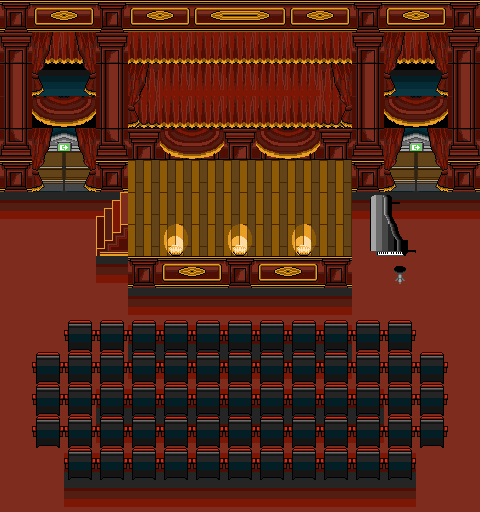

Rendered tile map (Tiled .tmx) drawn with the repository's tilesets; below, a short description and the full map source, tile grids included:
An orthogonal 15x16 tile map with 32x32 px tiles, 8 tile layers (colliders, start, radio, exit_main, ...), 4 tilesets.

<map version="1.5" tiledversion="1.7.2" orientation="orthogonal" renderorder="right-down" width="15" height="16" tilewidth="32" tileheight="32" infinite="0" nextlayerid="11" nextobjectid="1">
 <editorsettings>
  <export target="Stage1..json" format="json" />
 </editorsettings>
 <tileset firstgid="1" name="STAGE2" tilewidth="32" tileheight="32" tilecount="64" columns="8">
  <image source="../Assets/STAGE2.png" width="256" height="256" />
 </tileset>
 <tileset firstgid="65" name="mapUtilities" tilewidth="32" tileheight="32" tilecount="9" columns="9">
  <image source="../Assets/mapUtilities.png" width="288" height="32" />
 </tileset>
 <tileset firstgid="74" name="spot3" tilewidth="32" tileheight="32" tilecount="180" columns="15">
  <image source="../Assets/spot3.png" width="480" height="384" />
 </tileset>
 <tileset firstgid="254" name="floortileset" tilewidth="32" tileheight="32" tilecount="64" columns="8">
  <image source="../Assets/floortileset.png" width="256" height="256" />
  <tile id="33">
   <properties>
    <property name="colliders" type="bool" value="true" />
   </properties>
  </tile>
 </tileset>
 <layer id="6" name="colliders" width="15" height="16">
  <data encoding="csv">
0,0,0,0,0,0,0,0,0,0,0,0,0,0,0,
0,0,0,0,0,0,0,0,0,0,0,0,0,0,0,
0,0,0,0,0,0,0,0,0,0,0,0,0,0,0,
0,0,0,0,287,0,0,287,0,0,287,0,0,0,0,
287,287,287,287,0,287,287,0,287,287,0,287,287,287,287,
0,0,0,0,0,0,0,0,0,0,0,0,0,0,0,
287,0,0,0,0,0,0,0,0,0,0,0,0,0,287,
287,0,0,0,0,0,0,0,0,0,0,0,287,0,287,
287,0,0,287,287,287,287,287,287,287,287,0,0,0,287,
287,0,0,0,0,0,0,0,0,0,0,0,0,0,287,
287,0,0,0,0,0,0,0,0,0,0,0,0,0,287,
287,0,0,0,0,0,0,0,0,0,0,0,0,0,287,
287,0,0,0,0,0,0,0,0,0,0,0,0,0,287,
287,0,0,0,0,0,0,0,0,0,0,0,0,0,287,
287,0,0,0,0,0,0,0,0,0,0,0,0,0,287,
287,287,287,287,287,287,287,287,287,287,287,287,287,287,287
</data>
 </layer>
 <layer id="7" name="start" width="15" height="16">
  <data encoding="csv">
0,0,0,0,0,0,0,0,0,0,0,0,0,0,0,
0,0,0,0,0,0,0,0,0,0,0,0,0,0,0,
0,0,0,0,0,0,0,0,0,0,0,0,0,0,0,
0,0,0,0,0,0,0,0,0,0,0,0,0,0,0,
0,0,0,0,0,0,0,0,0,0,0,0,0,0,0,
0,0,0,0,0,0,0,0,0,0,0,0,263,263,0,
0,0,0,0,0,0,0,0,0,0,0,0,0,0,0,
0,0,0,0,0,0,0,0,0,0,0,0,0,0,0,
0,0,0,0,0,0,0,0,0,0,0,0,0,0,0,
0,0,0,0,0,0,0,0,0,0,0,0,0,0,0,
0,0,0,0,0,0,0,0,0,0,0,0,0,0,0,
0,0,0,0,0,0,0,0,0,0,0,0,0,0,0,
0,0,0,0,0,0,0,0,0,0,0,0,0,0,0,
0,0,0,0,0,0,0,0,0,0,0,0,0,0,0,
0,0,0,0,0,0,0,0,0,0,0,0,0,0,0,
0,0,0,0,0,0,0,0,0,0,0,0,0,0,0
</data>
 </layer>
 <layer id="10" name="radio" width="15" height="16">
  <properties>
   <property name="playAudio" value="https://antenne-th.divicon-stream.net/antth_atdeutsch_cbRE-mp3-192" />
  </properties>
  <data encoding="csv">
0,0,0,0,0,0,0,0,0,0,0,0,0,0,0,
0,0,0,0,0,0,0,0,0,0,0,0,0,0,0,
0,0,0,0,0,0,0,0,0,0,0,0,0,0,0,
0,0,0,0,0,0,0,0,0,0,0,0,0,0,0,
0,0,0,0,0,0,0,0,0,0,0,0,0,0,0,
0,0,0,0,0,0,0,0,0,0,0,0,0,0,0,
0,70,0,0,0,0,0,0,0,0,0,0,0,70,0,
0,70,0,0,0,0,0,0,0,0,0,0,0,70,0,
0,70,0,0,0,0,0,0,0,0,0,0,0,70,0,
0,70,0,0,0,0,0,0,0,0,0,0,0,70,0,
0,70,70,70,70,70,70,70,70,70,70,70,70,70,0,
0,70,70,70,70,70,70,70,70,70,70,70,70,70,0,
0,70,70,70,70,70,70,70,70,70,70,70,70,70,0,
0,70,70,70,70,70,70,70,70,70,70,70,70,70,0,
0,70,70,70,70,70,70,70,70,70,70,70,70,70,0,
0,0,0,0,0,0,0,0,0,0,0,0,0,0,0
</data>
 </layer>
 <layer id="8" name="exit_main" width="15" height="16">
  <properties>
   <property name="exitUrl" value="../../../global/schieron.github.io/Ilmpro/Ilmpromap.json" />
  </properties>
  <data encoding="csv">
0,0,0,0,0,0,0,0,0,0,0,0,0,0,0,
0,0,0,0,0,0,0,0,0,0,0,0,0,0,0,
0,0,0,0,0,0,0,0,0,0,0,0,0,0,0,
0,0,0,0,0,0,0,0,0,0,0,0,0,0,0,
0,0,0,0,0,0,0,0,0,0,0,0,0,0,0,
0,65,65,0,0,0,0,0,0,0,0,0,0,0,0,
0,0,0,0,0,0,0,0,0,0,0,0,0,0,0,
0,0,0,0,0,0,0,0,0,0,0,0,0,0,0,
0,0,0,0,0,0,0,0,0,0,0,0,0,0,0,
0,0,0,0,0,0,0,0,0,0,0,0,0,0,0,
0,0,0,0,0,0,0,0,0,0,0,0,0,0,0,
0,0,0,0,0,0,0,0,0,0,0,0,0,0,0,
0,0,0,0,0,0,0,0,0,0,0,0,0,0,0,
0,0,0,0,0,0,0,0,0,0,0,0,0,0,0,
0,0,0,0,0,0,0,0,0,0,0,0,0,0,0,
0,0,0,0,0,0,0,0,0,0,0,0,0,0,0
</data>
 </layer>
 <layer id="9" name="stage1buehne" width="15" height="16">
  <properties>
   <property name="jitsiConfig" value="{ &quot;startWithAudioMuted&quot;: true }" />
   <property name="jitsiInterfaceConfig " value="{ &quot;DEFAULT_BACKGROUND&quot;: &quot;#791F08&quot; }" />
   <property name="jitsiRoom" value="stage1buehne" />
  </properties>
  <data encoding="csv">
0,0,0,0,0,0,0,0,0,0,0,0,0,0,0,
0,0,0,0,0,0,0,0,0,0,0,0,0,0,0,
0,0,0,0,0,0,0,0,0,0,0,0,0,0,0,
0,0,0,0,0,0,0,0,0,0,0,0,0,0,0,
0,0,0,0,0,0,0,0,0,0,0,0,0,0,0,
0,0,0,0,0,275,275,275,275,275,0,0,0,0,0,
0,0,0,0,0,275,275,275,275,275,0,0,0,0,0,
0,0,0,0,0,275,275,275,275,275,0,0,0,0,0,
0,0,0,0,0,275,0,0,0,0,0,0,0,0,0,
0,0,0,0,0,0,0,0,0,0,0,0,0,0,0,
0,0,0,0,0,0,0,0,0,0,0,0,0,0,0,
0,0,0,0,0,0,0,0,0,0,0,0,0,0,0,
0,0,0,0,0,0,0,0,0,0,0,0,0,0,0,
0,0,0,0,0,0,0,0,0,0,0,0,0,0,0,
0,0,0,0,0,0,0,0,0,0,0,0,0,0,0,
0,0,0,0,0,0,0,0,0,0,0,0,0,0,0
</data>
 </layer>
 <layer id="2" name="Background" width="15" height="16">
  <data encoding="csv">
0,0,0,0,0,0,0,0,0,0,0,0,0,0,0,
0,7,7,0,0,0,0,0,0,0,0,0,7,7,0,
0,38,38,0,0,0,0,0,0,0,0,0,38,38,0,
0,0,0,0,0,0,0,0,0,0,0,0,0,0,0,
0,22,21,0,0,0,0,0,0,0,0,0,22,21,0,
0,19,20,0,5,5,5,5,5,5,5,0,19,20,0,
14,14,14,14,5,5,5,5,5,5,5,14,14,14,14,
23,23,23,23,5,26,5,26,5,26,5,23,23,23,23,
23,23,23,14,5,5,5,5,5,5,5,23,23,23,23,
23,23,23,23,14,14,14,14,14,14,14,23,23,23,23,
23,23,23,23,13,13,13,13,13,13,13,23,23,23,23,
23,23,23,23,14,14,14,14,14,14,14,23,23,23,23,
23,23,23,13,13,13,13,13,13,13,13,13,23,23,23,
23,23,23,14,14,14,14,14,14,14,14,14,23,23,23,
23,23,13,13,13,13,13,13,13,13,13,13,13,23,23,
23,23,14,14,14,14,14,14,14,14,14,14,14,23,23
</data>
 </layer>
 <objectgroup id="5" name="floorLayer" />
 <layer id="3" name="Stage" width="15" height="16">
  <data encoding="csv">
2,3,4,2,3,4,3,37,4,3,4,2,3,4,2,
1,24,25,1,7,7,7,7,7,7,7,1,24,25,1,
18,30,31,18,9,8,8,8,8,8,10,18,30,31,18,
18,34,35,18,11,7,7,7,7,7,12,18,34,35,18,
17,24,25,17,1,15,16,1,15,16,1,17,24,25,17,
2,30,31,2,0,0,0,0,0,0,0,2,30,31,2,
0,0,0,28,0,0,0,0,0,0,0,0,0,0,0,
0,0,0,29,0,0,0,0,0,0,0,0,0,0,0,
0,0,0,0,2,3,4,2,3,4,2,0,0,0,0,
0,0,0,0,0,0,0,0,0,0,0,0,0,0,0,
0,0,6,6,6,6,6,6,6,6,6,6,6,0,0,
0,6,6,6,6,6,6,6,6,6,6,6,6,6,0,
0,6,6,6,6,6,6,6,6,6,6,6,6,6,0,
0,6,6,6,6,6,6,6,6,6,6,6,6,6,0,
0,0,6,6,6,6,6,6,6,6,6,6,6,0,0,
0,0,0,0,0,0,0,0,0,0,0,0,0,0,0
</data>
 </layer>
 <layer id="4" name="Piano" width="15" height="16">
  <properties>
   <property name="playAudio" value="../misc/audio/DerDunkleLord.mp3" />
  </properties>
  <data encoding="csv">
0,0,0,0,0,0,0,0,0,0,0,0,0,0,0,
0,0,0,0,0,0,0,0,0,0,0,0,0,0,0,
0,0,0,0,0,0,0,0,0,0,0,0,0,0,0,
0,0,0,0,0,0,0,0,0,0,0,0,0,0,0,
0,0,0,0,0,0,0,0,0,0,0,0,0,0,0,
0,0,0,0,0,0,0,0,0,0,0,0,0,0,0,
0,0,0,0,0,0,0,0,0,0,0,1610612780,1610612778,0,0,
0,0,0,0,0,27,0,27,0,27,0,1610612779,1610612777,0,0,
0,0,0,0,0,0,0,0,0,0,0,0,45,0,0,
0,0,0,0,0,0,0,0,0,0,0,0,0,0,0,
0,0,0,0,0,0,0,0,0,0,0,0,0,0,0,
0,0,0,0,0,0,0,0,0,0,0,0,0,0,0,
0,0,0,0,0,0,0,0,0,0,0,0,0,0,0,
0,0,0,0,0,0,0,0,0,0,0,0,0,0,0,
0,0,0,0,0,0,0,0,0,0,0,0,0,0,0,
0,0,0,0,0,0,0,0,0,0,0,0,0,0,0
</data>
 </layer>
</map>
